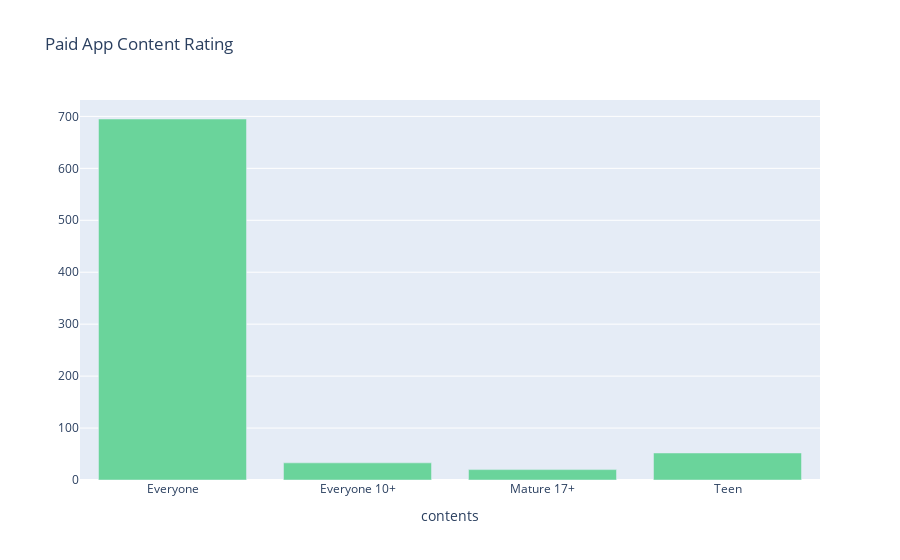

The notebook cell this image was saved under:
### Code cell
col='Content Rating'
v2=d2[col].value_counts().reset_index()
v2=v2.rename(columns={col:'count','index':col})
v2['percent']=v2['count'].apply(lambda x : 100*x/sum(v2['count']))
v2=v2.sort_values(col)
trace1 = go.Bar(x=v2[col], y=v2["count"], name="aid",  marker=dict(color="#6ad49b"))
layout={'title':"Paid App Content Rating",'xaxis':{'title':"contents"}}
fig = go.Figure(data=[trace1], layout=layout)
iplot(fig)

### Figure 1 — Plotly figure (JSON) as saved in the notebook; plotly's stock layout.template omitted (floating-point values rounded to 4 significant figures)
{"data": [{"marker": {"color": "#6ad49b"}, "name": "aid", "type": "bar", "x": ["Everyone", "Everyone 10+", "Mature 17+", "Teen"], "y": [695, 33, 20, 52]}], "layout": {"title": {"text": "Paid App Content Rating"}, "xaxis": {"title": {"text": "contents"}}}}
